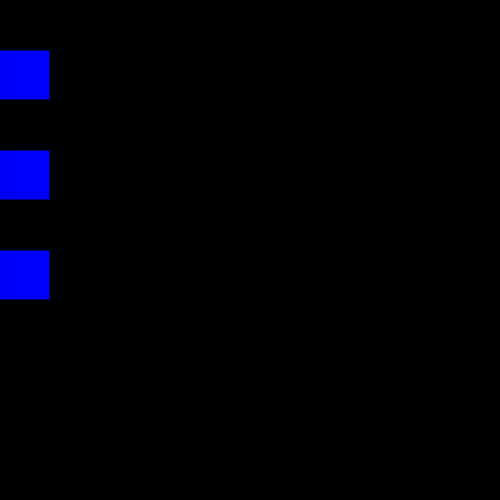
Frame 1 (no input)
Frame 60 (no input): identical to frame 1, image omitted
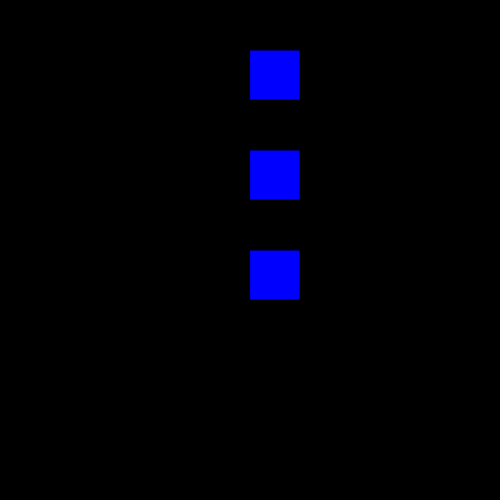
Frame 120 (the mouse pressed at the canvas centre since frame 60)

The p5.js sketch that drew these frames (run headless with seeded random() and noise() and a simulated clock; from frame 60 on, the mouse is pressed at the canvas centre):

// p5.js sketch
// ── sketch.js
function setup() {
    createCanvas(500, 500);
    background(0, 0, 0);
    fill(255,0,0)
    quad(mouseX, 150, mouseX+50 , 150, mouseX+50, 200, mouseX, 200)
    fill(0,255,0)
    quad(mouseX, 250, mouseX+50 , 250, mouseX+50, 300, mouseX, 300)
    fill(0,0,255)
    quad(mouseX, 100, mouseX+50 , 100, mouseX+50, 50, mouseX, 50)
 }

function draw() {
    background(0)
    quad(mouseX, 150, mouseX+50 , 150, mouseX+50, 200, mouseX, 200)
    quad(mouseX, 250, mouseX+50 , 250, mouseX+50, 300, mouseX, 300)
    quad(mouseX, 100, mouseX+50 , 100, mouseX+50, 50, mouseX, 50)
}
 
function mouseClicked() {
   let r = random(0, 255);
   let g = random(0, 255);
   let b = random(0, 255);
   fill(r, g, b);
}
